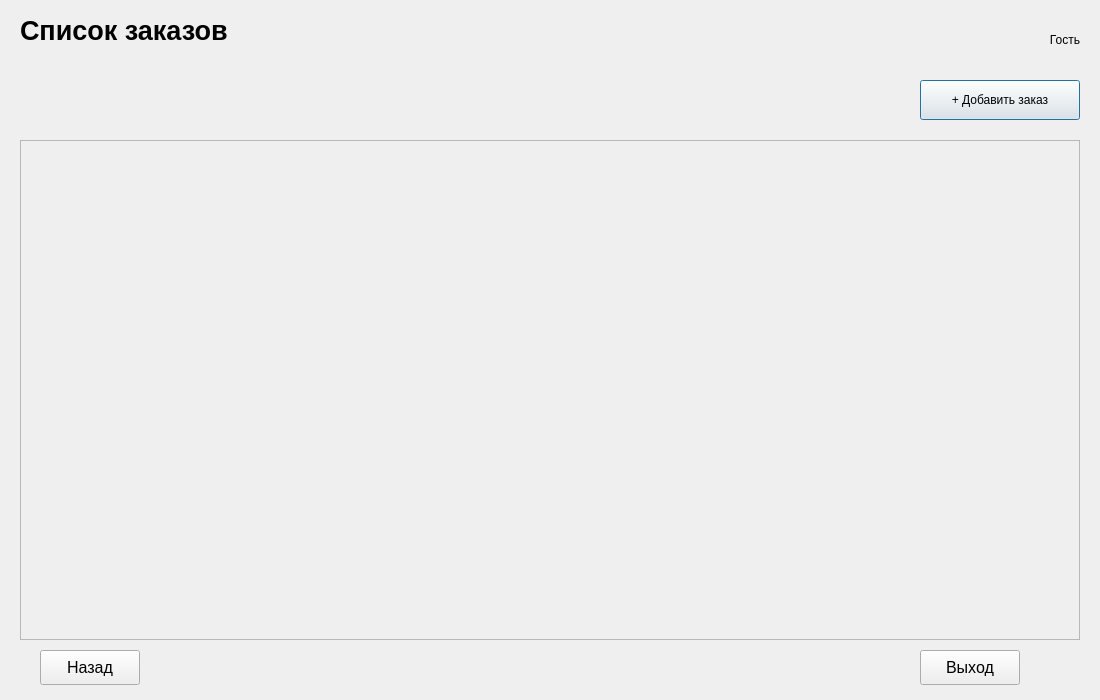
<?xml version="1.0" encoding="UTF-8"?>
<ui version="4.0">
 <class>Dialog</class>
 <widget class="QDialog" name="Dialog">
  <property name="geometry">
   <rect>
    <x>0</x>
    <y>0</y>
    <width>1100</width>
    <height>700</height>
   </rect>
  </property>
  <property name="windowTitle">
   <string>Обувь - заказы</string>
  </property>
  <widget class="QLabel" name="titleLabel">
   <property name="geometry">
    <rect>
     <x>20</x>
     <y>10</y>
     <width>300</width>
     <height>40</height>
    </rect>
   </property>
   <property name="font">
    <font>
     <pointsize>20</pointsize>
     <weight>75</weight>
     <bold>true</bold>
    </font>
   </property>
   <property name="text">
    <string>Список заказов</string>
   </property>
  </widget>
  <widget class="QLabel" name="userLabel">
   <property name="geometry">
    <rect>
     <x>600</x>
     <y>10</y>
     <width>480</width>
     <height>60</height>
    </rect>
   </property>
   <property name="text">
    <string>Гость</string>
   </property>
   <property name="alignment">
    <set>Qt::AlignRight|Qt::AlignTrailing|Qt::AlignVCenter</set>
   </property>
   <property name="wordWrap">
    <bool>true</bool>
   </property>
  </widget>
  <widget class="QPushButton" name="addOrderButton">
   <property name="geometry">
    <rect>
     <x>920</x>
     <y>80</y>
     <width>160</width>
     <height>40</height>
    </rect>
   </property>
   <property name="text">
    <string>+ Добавить заказ</string>
   </property>
  </widget>
  <widget class="QScrollArea" name="orderScrollArea">
   <property name="geometry">
    <rect>
     <x>20</x>
     <y>140</y>
     <width>1060</width>
     <height>500</height>
    </rect>
   </property>
   <property name="widgetResizable">
    <bool>true</bool>
   </property>
   <widget class="QWidget" name="ordersContainer">
    <property name="geometry">
     <rect>
      <x>0</x>
      <y>0</y>
      <width>1058</width>
      <height>498</height>
     </rect>
    </property>
   </widget>
  </widget>
  <widget class="QPushButton" name="backButton">
   <property name="geometry">
    <rect>
     <x>40</x>
     <y>650</y>
     <width>100</width>
     <height>35</height>
    </rect>
   </property>
   <property name="font">
    <font>
     <pointsize>12</pointsize>
    </font>
   </property>
   <property name="toolTip">
    <string>Вернуться назад</string>
   </property>
   <property name="text">
    <string>Назад</string>
   </property>
  </widget>
  <widget class="QPushButton" name="logoutButton">
   <property name="geometry">
    <rect>
     <x>920</x>
     <y>650</y>
     <width>100</width>
     <height>35</height>
    </rect>
   </property>
   <property name="font">
    <font>
     <pointsize>12</pointsize>
    </font>
   </property>
   <property name="toolTip">
    <string>Выйти из учётной записи</string>
   </property>
   <property name="text">
    <string>Выход</string>
   </property>
  </widget>
 </widget>
 <resources/>
 <connections/>
</ui>
